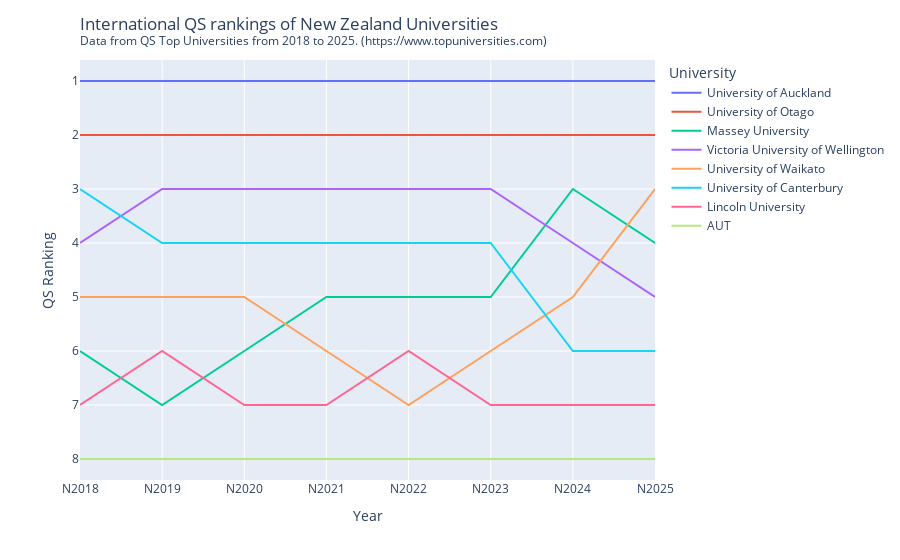

Write notebook code for a chart like this one.
### Code cell
import pandas as pd
import plotly.graph_objects as go
import plotly.express as px

#creating the line chart
df = pd.read_csv('data.csv',
                 header=0,
                 usecols=["University Name", "N2018", "N2019", "N2020", "N2021", "N2022", "N2023", "N2024", "N2025"])

# Melt the DataFrame to convert from wide to long format
df_long = df.melt(id_vars=['University Name'], var_name='Year', value_name='Ranking')

fig_line = px.line(df_long, x="Year", y="Ranking", color='University Name')

# Update layout for clarity
fig_line.update_layout(
    xaxis_title='Year',
    yaxis_title='QS Ranking',
    yaxis=dict(autorange='reversed'),  # Rankings: lower is better
    legend_title='University'
)
fig_line.update_layout(
    title=go.layout.Title(
        text="International QS rankings of New Zealand Universities<br><sup>Data from QS Top Universities from 2018 to 2025. (https://www.topuniversities.com)</sup>",
        xref="paper",
        x=0
    ),)

### Figure 1 — Plotly figure (JSON) as saved in the notebook; plotly's stock layout.template omitted (floating-point values rounded to 4 significant figures)
{"data": [{"hovertemplate": "University Name=University of Auckland<br>Year=%{x}<br>Ranking=%{y}<extra></extra>", "legendgroup": "University of Auckland", "line": {"color": "#636efa", "dash": "solid"}, "marker": {"symbol": "circle"}, "mode": "lines", "name": "University of Auckland", "orientation": "v", "showlegend": true, "type": "scatter", "x": ["N2018", "N2019", "N2020", "N2021", "N2022", "N2023", "N2024", "N2025"], "xaxis": "x", "y": [1, 1, 1, 1, 1, 1, 1, 1], "yaxis": "y"}, {"hovertemplate": "University Name=University of Otago<br>Year=%{x}<br>Ranking=%{y}<extra></extra>", "legendgroup": "University of Otago", "line": {"color": "#EF553B", "dash": "solid"}, "marker": {"symbol": "circle"}, "mode": "lines", "name": "University of Otago", "orientation": "v", "showlegend": true, "type": "scatter", "x": ["N2018", "N2019", "N2020", "N2021", "N2022", "N2023", "N2024", "N2025"], "xaxis": "x", "y": [2, 2, 2, 2, 2, 2, 2, 2], "yaxis": "y"}, {"hovertemplate": "University Name=Massey University<br>Year=%{x}<br>Ranking=%{y}<extra></extra>", "legendgroup": "Massey University", "line": {"color": "#00cc96", "dash": "solid"}, "marker": {"symbol": "circle"}, "mode": "lines", "name": "Massey University", "orientation": "v", "showlegend": true, "type": "scatter", "x": ["N2018", "N2019", "N2020", "N2021", "N2022", "N2023", "N2024", "N2025"], "xaxis": "x", "y": [6, 7, 6, 5, 5, 5, 3, 4], "yaxis": "y"}, {"hovertemplate": "University Name=Victoria University of Wellington<br>Year=%{x}<br>Ranking=%{y}<extra></extra>", "legendgroup": "Victoria University of Wellington", "line": {"color": "#ab63fa", "dash": "solid"}, "marker": {"symbol": "circle"}, "mode": "lines", "name": "Victoria University of Wellington", "orientation": "v", "showlegend": true, "type": "scatter", "x": ["N2018", "N2019", "N2020", "N2021", "N2022", "N2023", "N2024", "N2025"], "xaxis": "x", "y": [4, 3, 3, 3, 3, 3, 4, 5], "yaxis": "y"}, {"hovertemplate": "University Name=University of Waikato<br>Year=%{x}<br>Ranking=%{y}<extra></extra>", "legendgroup": "University of Waikato", "line": {"color": "#FFA15A", "dash": "solid"}, "marker": {"symbol": "circle"}, "mode": "lines", "name": "University of Waikato", "orientation": "v", "showlegend": true, "type": "scatter", "x": ["N2018", "N2019", "N2020", "N2021", "N2022", "N2023", "N2024", "N2025"], "xaxis": "x", "y": [5, 5, 5, 6, 7, 6, 5, 3], "yaxis": "y"}, {"hovertemplate": "University Name=University of Canterbury<br>Year=%{x}<br>Ranking=%{y}<extra></extra>", "legendgroup": "University of Canterbury", "line": {"color": "#19d3f3", "dash": "solid"}, "marker": {"symbol": "circle"}, "mode": "lines", "name": "University of Canterbury", "orientation": "v", "showlegend": true, "type": "scatter", "x": ["N2018", "N2019", "N2020", "N2021", "N2022", "N2023", "N2024", "N2025"], "xaxis": "x", "y": [3, 4, 4, 4, 4, 4, 6, 6], "yaxis": "y"}, {"hovertemplate": "University Name=Lincoln University<br>Year=%{x}<br>Ranking=%{y}<extra></extra>", "legendgroup": "Lincoln University", "line": {"color": "#FF6692", "dash": "solid"}, "marker": {"symbol": "circle"}, "mode": "lines", "name": "Lincoln University", "orientation": "v", "showlegend": true, "type": "scatter", "x": ["N2018", "N2019", "N2020", "N2021", "N2022", "N2023", "N2024", "N2025"], "xaxis": "x", "y": [7, 6, 7, 7, 6, 7, 7, 7], "yaxis": "y"}, {"hovertemplate": "University Name=AUT<br>Year=%{x}<br>Ranking=%{y}<extra></extra>", "legendgroup": "AUT", "line": {"color": "#B6E880", "dash": "solid"}, "marker": {"symbol": "circle"}, "mode": "lines", "name": "AUT", "orientation": "v", "showlegend": true, "type": "scatter", "x": ["N2018", "N2019", "N2020", "N2021", "N2022", "N2023", "N2024", "N2025"], "xaxis": "x", "y": [8, 8, 8, 8, 8, 8, 8, 8], "yaxis": "y"}], "layout": {"autosize": true, "legend": {"title": {"text": "University"}, "tracegroupgap": 0}, "margin": {"t": 60}, "title": {"text": "International QS rankings of New Zealand Universities<br><sup>Data from QS Top Universities from 2018 to 2025. (https://www.topuniversities.com)</sup>", "x": 0, "xref": "paper"}, "xaxis": {"anchor": "y", "autorange": true, "domain": [0, 1], "range": [0, 7], "title": {"text": "Year"}, "type": "category"}, "yaxis": {"anchor": "x", "autorange": true, "domain": [0, 1], "range": [8.389, 0.6111], "title": {"text": "QS Ranking"}, "type": "linear"}}}
